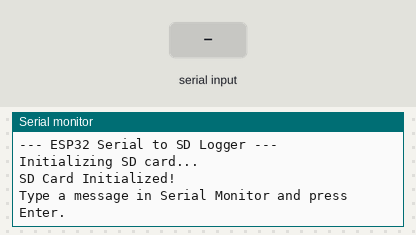
A sketch run on a simulated ESP32. Shown: the last lines printed to the serial monitor. Inputs (shaded band) come from the test bench. Storage starts empty.

Above: at 2.2 s.
2.3 s: "1\n" received over Serial
At 3.3 s:
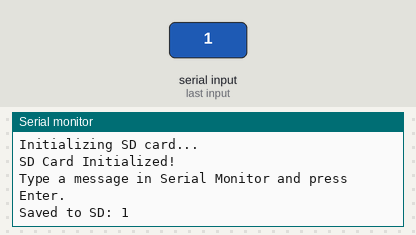
3.8 s: "0\n" received over Serial
At 4.5 s:
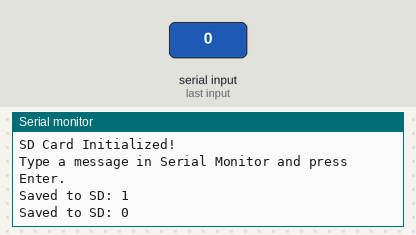
5.3 s: "2\n" received over Serial
At 5.6 s:
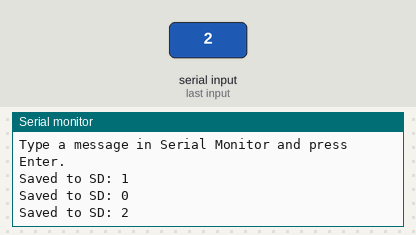

Measured:
- after the input at 2.3 s, the serial monitor: prints a new line at once (image 1)
- after the input at 3.8 s, the serial monitor: prints a new line at once (image 2)
- after the input at 5.3 s, the serial monitor: prints a new line at once (image 3)

The sketch:

SD_CARD_module.ino
```cpp
#include <SPI.h>
#include <SD.h>

#define SD_CS 13

File file;

void setup()
{
  Serial.begin(115200);
  delay(1000);

  Serial.println("\n--- ESP32 Serial to SD Logger ---");
  Serial.println("Initializing SD card...");

  SPI.begin(18, 19, 23, SD_CS);   // SCK, MISO, MOSI, CS

  if (!SD.begin(SD_CS))
  {
    Serial.println("SD Card Initialization Failed!");
    Serial.println("Check wiring + format (FAT32) + try another SD card.");
    while (true) { delay(1000); }
  }

  Serial.println("SD Card Initialized!");
  Serial.println("Type a message in Serial Monitor and press Enter.");
}

void loop()
{
  if (Serial.available())
  {
    String text = Serial.readStringUntil('\n');
    text.trim();

    if (text.length() == 0) return;

    file = SD.open("/log.txt", FILE_APPEND);
    if (!file)
    {
      Serial.println("Error opening /log.txt");
      return;
    }

    file.println(text);
    file.close();

    Serial.println("Saved to SD: " + text);
  }
}
```
